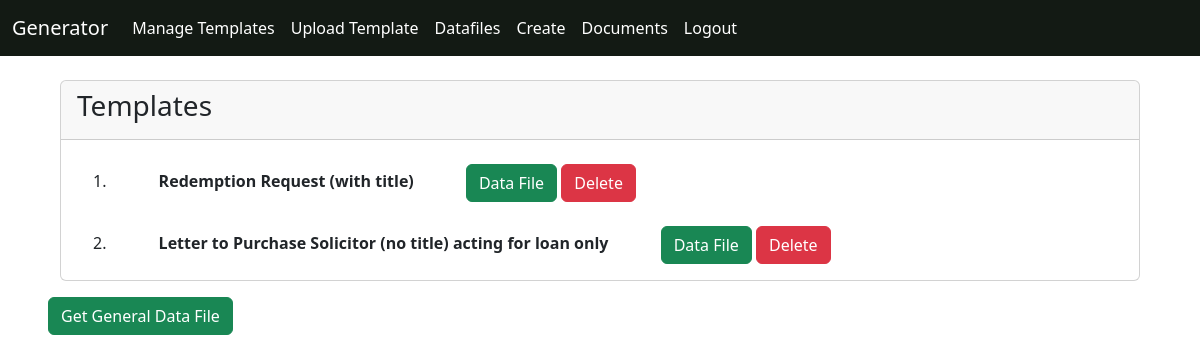
Screenshot of /app/manage/ (signed in) with the database file from the repository.
### app/models.py (models this page shows, shortened)
class TemplateFile(models.Model):
    name = models.CharField(max_length=500, unique=True)
    file = models.FileField(upload_to='files/templates', null=True)

### app/views.py (the view)
# urls.py: path('manage/', views.manage, name='manage'),
@login_required
def manage(request):
    template_list = TemplateFile.objects.all()
    return render(request, 'app/manage.html', {
        'templates': template_list,
    })

### app/templates/app/manage.html (shortened to what this page needs)
{% extends 'app/base.html' %}
{% block body %}
    {% if not templates %}
        <h1>No templates</h1>
    {% else %}
    <form action="">
        <div class='container-fluid'>
            <div class="card text mb-3">
                <div class="card-header">
                    <h3>Templates</h3>
                </div>
                <ol class="list-group-numbered">
                    {% for template in templates %}
                        <br>
                        <li class="list-group-item">
                            <strong class="mx-5">{{ template.name }}</strong>
                            <a href="{% url 'app:get-csv' template.id %}" class='btn btn-success pull-right'> Data File </a>
                            <a href="{% url 'app:delete-template' template.id %}" class='btn btn-danger pull-right'> Delete </a>
                        </li>
                    {% endfor %}
                </ol>
            </div>
        </div>
        <div>
            <a href="{% url 'app:get-csv-all' %}" class="btn btn-success">Get General Data File</a>
        </div>
    </form>
    {% endif %}
{% endblock body %}

### app/templates/app/base.html (style rules this page uses)
body { background-color: #ffffff !important; }

### rows the page displays
TemplateFile: name "Redemption Request (with title)"
TemplateFile: name "Letter to Purchase Solicitor (no title) acting for loan only"
